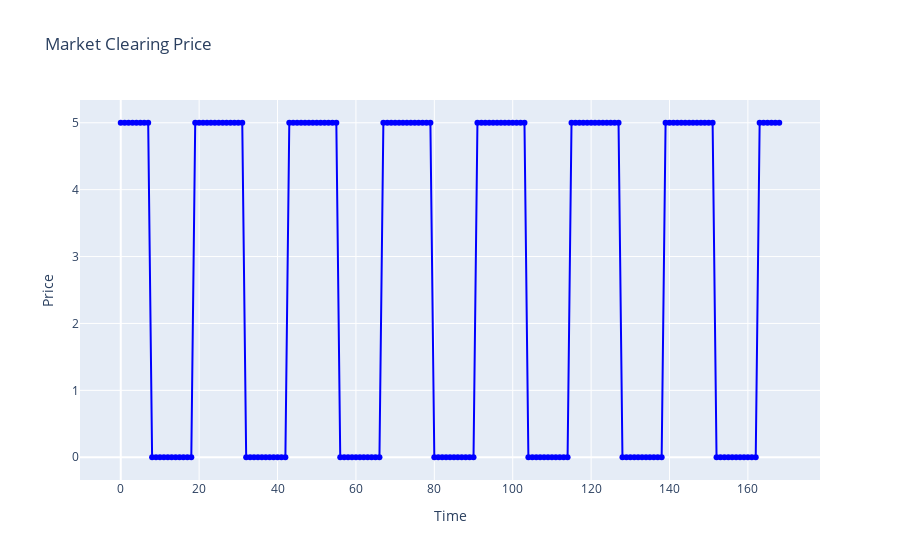

The notebook cell this image was saved under:
### Code cell
plot_dict["market_price"].show()

### Figure 1 — Plotly figure (JSON) as saved in the notebook; plotly's stock layout.template omitted (floating-point values rounded to 4 significant figures; data arrays with more than 128 entries replaced by an {"elided": "..."} marker saying what was removed)
{"data": [{"line": {"color": "blue"}, "mode": "lines+markers", "name": "Market Price", "type": "scatter", "x": {"elided": "169 int values"}, "y": {"elided": "169 int values"}}], "layout": {"title": {"text": "Market Clearing Price"}, "xaxis": {"title": {"text": "Time"}}, "yaxis": {"title": {"text": "Price"}}}}
